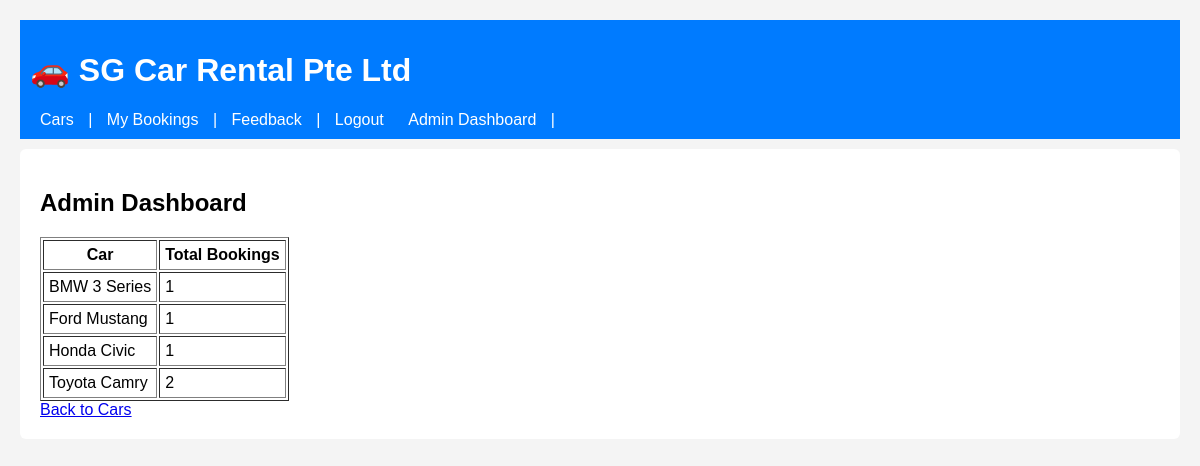
Page /admin_dashboard (signed in) on the committed database.
### tables this page shows
CREATE TABLE bookings (
            id INTEGER PRIMARY KEY AUTOINCREMENT,
            car TEXT,
            user TEXT,
            date TEXT
        );

### app.py (the view)
@app.route('/admin_dashboard')
def admin_dashboard():
    if 'username' not in session or session['username'] != 'admin':
        return redirect('/login')
    conn = get_db_connection()
    stats = conn.execute("SELECT car, COUNT(*) as count FROM bookings GROUP BY car").fetchall()
    conn.close()
    return render_template('admin_dashboard.html', stats=stats)

### app.py (called while the page is built)
def get_db_connection():
    conn = sqlite3.connect('car_rental.db')
    conn.row_factory = sqlite3.Row
    return conn

### templates/admin_dashboard.html (shortened to what this page needs)
<!DOCTYPE html>
<html lang="en">
<head>
</head>
<body>
</body>
</html>{% extends "layout.html" %}
{% block content %}
<h2>Admin Dashboard</h2>
<table border="1" cellpadding="5">
    <tr>
        <th>Car</th>
        <th>Total Bookings</th>
    </tr>
    {% for car, count in stats %}
    <tr>
        <td>{{ car }}</td>
        <td>{{ count }}</td>
    </tr>
    {% endfor %}
</table>
<a href="{{ url_for('cars') }}">Back to Cars</a>
{% endblock %}

### static/style.css (style rules this page uses)
body { font-family: Arial, sans-serif; margin: 20px; background-color: #f4f4f4; }

### rows in the picture
bookings: car "BMW 3 Series", count "1"
bookings: car "Ford Mustang", count "1"
bookings: car "Honda Civic", count "1"

### other values in the picture
{{ car }} "Toyota Camry"
{{ count }} "2"
